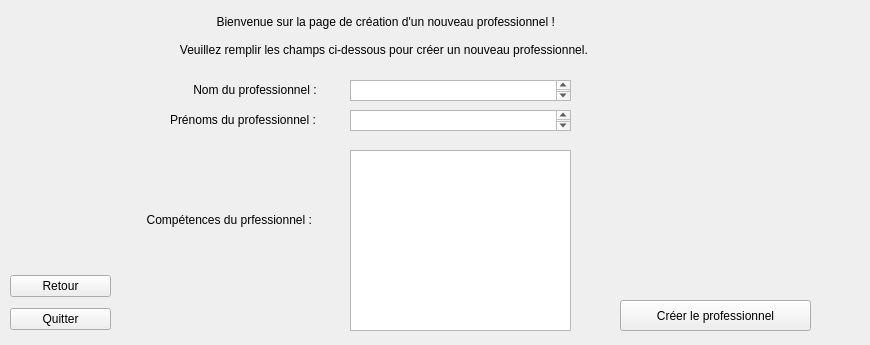
    <widget class="QWidget" name="page_28">
     <widget class="QWidget" name="verticalLayoutWidget_35">
      <property name="geometry">
       <rect>
        <x>160</x>
        <y>10</y>
        <width>511</width>
        <height>51</height>
       </rect>
      </property>
      <layout class="QVBoxLayout" name="verticalLayout_35">
       <item>
        <widget class="QLabel" name="label_68">
         <property name="text">
          <string>                 Bienvenue sur la page de création d'un nouveau professionnel !</string>
         </property>
        </widget>
       </item>
       <item>
        <widget class="QLabel" name="label_69">
         <property name="text">
          <string>      Veuillez remplir les champs ci-dessous pour créer un nouveau professionnel.</string>
         </property>
        </widget>
       </item>
      </layout>
     </widget>
     <widget class="QLabel" name="label_70">
      <property name="geometry">
       <rect>
        <x>170</x>
        <y>80</y>
        <width>171</width>
        <height>20</height>
       </rect>
      </property>
      <property name="text">
       <string>       Nom du professionnel :</string>
      </property>
     </widget>
     <widget class="QLabel" name="label_71">
      <property name="geometry">
       <rect>
        <x>170</x>
        <y>110</y>
        <width>171</width>
        <height>20</height>
       </rect>
      </property>
      <property name="text">
       <string>Prénoms du professionnel :</string>
      </property>
     </widget>
     <widget class="QLabel" name="label_72">
      <property name="geometry">
       <rect>
        <x>140</x>
        <y>210</y>
        <width>201</width>
        <height>20</height>
       </rect>
      </property>
      <property name="text">
       <string>  Compétences du prfessionnel :</string>
      </property>
     </widget>
     <widget class="QTextEdit" name="textEdit">
      <property name="geometry">
       <rect>
        <x>350</x>
        <y>80</y>
        <width>221</width>
        <height>21</height>
       </rect>
      </property>
     </widget>
     <widget class="QTextEdit" name="textEdit_4">
      <property name="geometry">
       <rect>
        <x>350</x>
        <y>110</y>
        <width>221</width>
        <height>21</height>
       </rect>
      </property>
     </widget>
     <widget class="QPlainTextEdit" name="plainTextEdit">
      <property name="geometry">
       <rect>
        <x>350</x>
        <y>150</y>
        <width>221</width>
        <height>181</height>
       </rect>
      </property>
     </widget>
     <widget class="QPushButton" name="pushButton_80">
      <property name="geometry">
       <rect>
        <x>620</x>
        <y>300</y>
        <width>191</width>
        <height>31</height>
       </rect>
      </property>
      <property name="text">
       <string>Créer le professionnel</string>
      </property>
     </widget>
     <widget class="QWidget" name="verticalLayoutWidget_36">
      <property name="geometry">
       <rect>
        <x>10</x>
        <y>270</y>
        <width>101</width>
        <height>66</height>
       </rect>
      </property>
      <layout class="QVBoxLayout" name="verticalLayout_36">
       <item>
        <widget class="QPushButton" name="pushButton_81">
         <property name="text">
          <string>Retour</string>
         </property>
        </widget>
       </item>
       <item>
        <widget class="QPushButton" name="pushButton_82">
         <property name="text">
          <string>Quitter</string>
         </property>
        </widget>
       </item>
      </layout>
     </widget>
     <widget class="QLabel" name="label_73">
      <property name="geometry">
       <rect>
        <x>590</x>
        <y>270</y>
        <width>271</width>
        <height>20</height>
       </rect>
      </property>
      <property name="text">
       <string/>
      </property>
     </widget>
    </widget>
